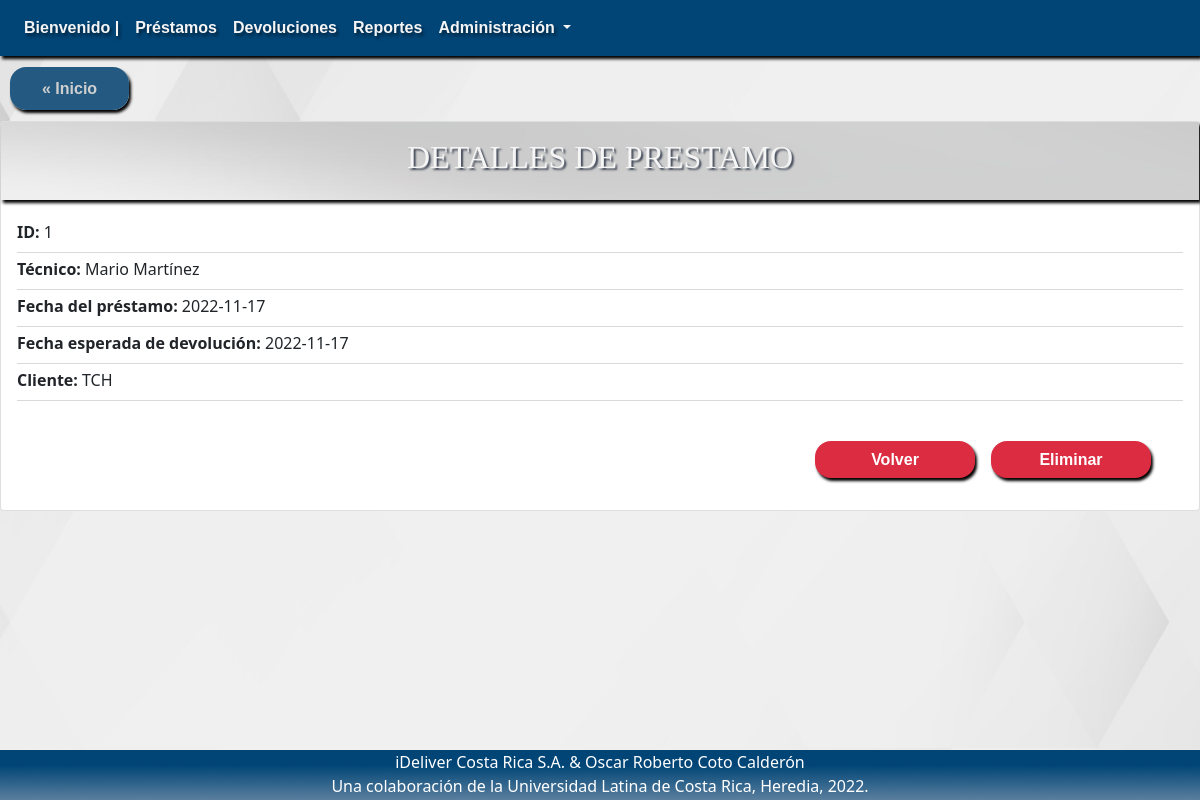
The app's page /?c=detallePrestamo&idPrestamo=1 with its own data.
### tables this page shows
CREATE TABLE `prestamo` (
  `idPrestamo` int(11) NOT NULL,
  `idIngeniero` varchar(25) NOT NULL,
  `fechaPrestamo` date DEFAULT current_timestamp(),
  `fechaEsperadaDevolucion` date DEFAULT NULL,
  `cliente` varchar(50) DEFAULT NULL,
  `estadoPrestamo` varchar(10) NOT NULL DEFAULT 'Abierto'
);

CREATE TABLE `ingeniero` (
  `idIngeniero` varchar(25) NOT NULL,
  `primerNombre` varchar(50) NOT NULL,
  `segundoNombre` varchar(50) DEFAULT NULL,
  `primerApellido` varchar(50) NOT NULL,
  `segundoApellido` varchar(50) DEFAULT NULL,
  `telefono` varchar(25) DEFAULT NULL,
  `correoElectronico` varchar(50) DEFAULT NULL,
  `direccion` varchar(500) DEFAULT NULL,
  `fechaInclusion` date DEFAULT current_timestamp()
);

### Controller/detallePrestamo.php (called while the page is built, shortened)
<?php
include 'model/Prestamo.php';
$prestamoId = $_GET['idPrestamo'];
$sPrestamo = new Prestamo();
    $selectPrestamo = $sPrestamo->seleccionarPrestamo($prestamoId);
    $Ingeniero = new Ingeniero();
    $allIngeniero = $Ingeniero->seleccionarAllIngeniero();
include 'view/verDetallePrestamo.php';

### Model/Prestamo.php (called while the page is built, shortened)
<?php
include_once "model/Ingeniero.php";
class Prestamo {
    public function __construct($idPrestamo = 0, $idIngeniero = "",$fechaPrestamo = "",$fechaEsperadaDevolucion="",
    $cliente = "", $estadoPrestamo ="Abierto") {
        $this->idPrestamo = $idPrestamo;
        $this->idIngeniero = $idIngeniero;
        $this->fechaPrestamo = $fechaPrestamo;
        $this->fechaEsperadaDevolucion = $fechaEsperadaDevolucion;
        $this->cliente = $cliente;
    }
    function seleccionarPrestamo($idPrestamo = "") {
        $query = "SELECT * FROM prestamo";
        if ($idPrestamo) {
            $query .= " where idPrestamo = '$idPrestamo'";
        }
        $pdo = new Connection();
        $pdo = $pdo->open();
        $result = $pdo->query($query);
        $rows = [];
        foreach ($result->fetchAll() as $row) {
            $rows[] = new Prestamo($row['idPrestamo'], $row['idIngeniero'],$row['fechaPrestamo'],
            $row['fechaEsperadaDevolucion'],$row['cliente'],$row['estadoPrestamo']);
        }
        return $rows;
    }
}

### Model/Ingeniero.php (called while the page is built, shortened)
<?php
class Ingeniero
{
  public function __construct($idIngeniero = "",$primerNombre = "", $segundoNombre = "", $primerApellido = "", $segundoApellido = "", $telefono = "", $correoElectronico = "", $direccion = "", $fechaInclusion = "") {
    $this->idIngeniero = $idIngeniero;
    $this->primerNombre = $primerNombre;
    $this->primerApellido = $primerApellido;
  }
  function seleccionarAllIngeniero() {
    $query = "SELECT * FROM ingeniero";
    $pdo = new Connection();
    $pdo = $pdo->open();
    $result = $pdo->query($query);
    $rows = [];
    foreach ($result->fetchAll() as $row) {
        $rows[] = new Ingeniero($row['idIngeniero'], $row['primerNombre'],$row['segundoNombre'],$row['primerApellido'],$row['segundoApellido'],$row['telefono'],$row['correoElectronico'],$row['direccion'],$row['fechaInclusion']);
    }
    return $rows;
}
}

### View/verDetallePrestamo.php (the view, shortened to what this page needs)
<div class="upside">
    <a href="index.php" class="Inicio">« Inicio</a>
</div>
<div class="card" id="ListaCompleta">
    <div class="card-title">
        <h2> DETALLES DE PRESTAMO </h2>
    </div>
    <?php
        foreach ($selectPrestamo as $value) {    ?>
    <div class="card-body">
        <p class="card-subtitle mb-2" id="card-subtitle">
            <strong>ID: </strong> <?php echo $value->idPrestamo; ?></p>
                <div class="dropdown-divider"></div>
        <p class="card-subtitle mb-2" id="card-subtitle">
        <strong>Técnico: </strong>
        <?php foreach ($allIngeniero as $ingeniero) { if ($ingeniero->idIngeniero == $value->idIngeniero){ ?>
             <?php echo $ingeniero->primerNombre; ?> <?php echo $ingeniero->primerApellido; ?></p>
        <?php } } ?>
                <div class="dropdown-divider"></div>
        <p class="card-subtitle mb-2" id="card-subtitle">
            <strong> Fecha del préstamo: </strong><?php echo $value->fechaPrestamo; ?></p>
                <div class="dropdown-divider"></div>
        <p class="card-subtitle mb-2" id="card-subtitle">
            <strong>Fecha esperada de devolución: </strong> <?php echo $value->fechaEsperadaDevolucion; ?></p>
                <div class="dropdown-divider"></div>
        <p class="card-subtitle mb-2" id="card-subtitle">
            <strong>Cliente: </strong> <?php echo $value->cliente; ?></p>
                <div class="dropdown-divider"></div>
    </div>
    <div class="card-dfooter">
        <a href="?c=eliminarPrestamo&idPrestamo=<?php echo $value->idPrestamo; ?>" class="card-link">Eliminar</a>
        <a href="?c=detalleAllPrestamo" class="card-link">Volver</a>
    </div>
    <?php   }  ?>
</div>

### css/style.css (style rules this page uses)
body { background-image: url("../img/CIDM_wallpaper.jpg"); background-position: center; background-attachment: fixed; background-size:cover; }
.card { margin: auto; width: 100%; display: flexbox; }
.card .card-title { background-image: url("../img/card-subtitle-wallpaper.jpg"); color: whitesmoke; text-align: center; font-family: "Arial Black"; box-shadow: 2px 3px 3px black; }
.card .card-title h2 { text-shadow: 2px 2px 2px #3F4756; padding: 1rem; }

### css/style1.css (style rules this page uses)
#ListaCompleta { margin-top: 10px; width: inherit; }
.upside { margin-top: 20px; margin-left: 10px; margin-bottom: 20px; }
.upside .Inicio { margin: auto; padding: 0.8rem 2rem; text-align: center; background: #245a81; color: #cfcfcf; text-decoration: none; width: 50%; box-shadow: 2px 3px 3px black; font-family: "Arial", Arial, sans-serif; font-weight: bold; border-radius: 1rem; }
.card-dfooter { margin-top: 1rem; margin-right: 2rem; margin-bottom: 2rem; }
.card-dfooter .card-link { float: right; margin-right: 1rem; padding: 0.4rem 2rem; text-align: center; background: #dc2c41; color: white; text-decoration: none; width: 10rem; box-shadow: 2px 3px 3px black; font-family: "Arial", Arial, sans-serif; font-weight: bold; border-radius: 1rem; }

### records on screen
prestamo: idPrestamo "1", fechaPrestamo "2022-11-17", fechaEsperadaDevolucion "2022-11-17", cliente "TCH"
ingeniero: primerNombre "Mario", primerApellido "Martínez"
